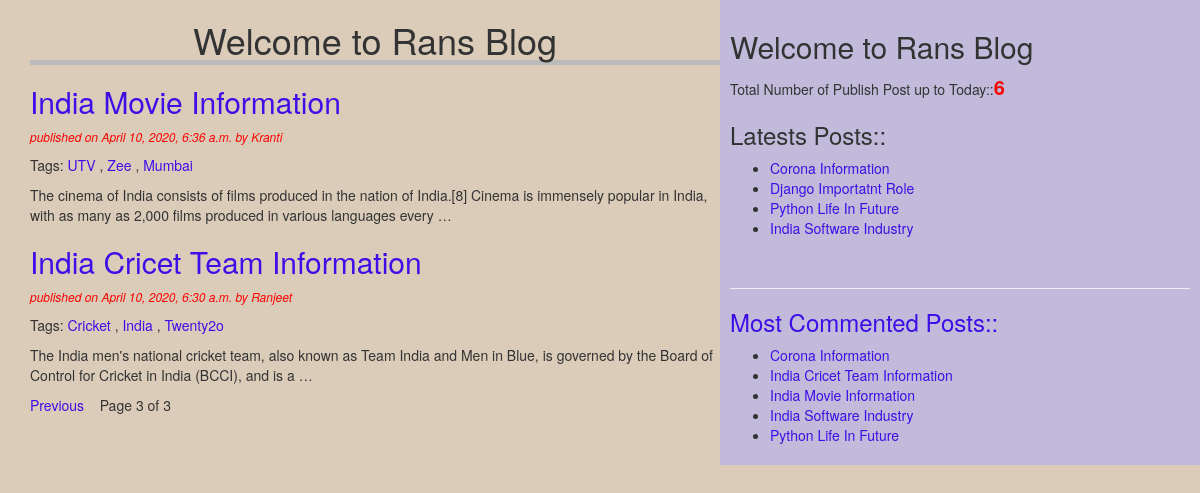
Screenshot of /home/?page=3 with the database file from the repository.
### blog/models.py (models this page shows, shortened)
class Post(models.Model):
    STATUS_CHOICES=(('draft','Draft'),('published','Published' ))
    title=models.CharField(max_length=256)
    slug=models.SlugField(max_length=264,unique_for_date='publish')
    author=models.ForeignKey(User,related_name='blog_posts',on_delete=models.DO_NOTHING)
    body=models.TextField()
    publish=models.DateTimeField(default=timezone.now)
    created=models.DateTimeField(auto_now_add=True)
    updated=models.DateTimeField(auto_now=True)
    status=models.CharField(max_length=10,choices=STATUS_CHOICES,default='draft')
    objects=CustomManager()
    tags=TaggableManager()
    class Meta:
        ordering=('-publish',)

### blog/views.py (the view)
# urls.py: path('home/', views.post_list_view),
def post_list_view(request,tag_slug=None):
    post_list=Post.objects.all()
    tag=None
    if tag_slug:
        tag=get_object_or_404(Tag,slug=tag_slug)
        post_list=post_list.filter(tags__in=[tag])
    paginator=Paginator(post_list,2)
    page_number=request.GET.get('page')
    try:
        post_list=paginator.page(page_number)
    except PageNotAnInteger:
        post_list=paginator.page(1)
    except EmptyPage:
        post_list=paginator.page(paginator.num_pages)
    return render(request,'blog/post_list.html',{'post_list':post_list,'tag':tag})

### blog/models.py (called while the page is built)
    def get_queryset(self):
        return super().get_queryset().filter(status='published')

### blog/templatetags/blog_tags.py (called while the page is built)
@register.simple_tag(name='my_tag')
def total_posts():
    return Post.objects.count()

@register.inclusion_tag('blog/latest_posts123.html')
def show_latest_posts():
    latest_posts=Post.objects.order_by('-publish')[:4]
    return {'latest_posts':latest_posts}

@register.simple_tag
def get_most_commented_posts(count=5):
    return Post.objects.annotate(total_comments=Count('comments')).order_by('-total_comments')[:count]

### template/blog/post_list.html (shortened to what this page needs)
<!DOCTYPE html>
{%extends 'blog/base.html'%}
{%block content%}
    <h1>Welcome to Rans Blog</h1>
    {%for post in post_list%}
      <h2><a href="/detail/{{post.publish.year}}/{{post.publish.month}}/{{post.publish.day}}/{{post.slug}}">{{post.title}}</a></h2>
    <p id='date'>  published on {{post.publish}} by {{post.author|title}}</p>
    <p>Tags:
      {%for tag in post.tags.all%}
        <a href="/home/{{tag.slug}}">{{tag.name}}</a>
      {%if not forloop.last%},{%endif%}
      {%endfor%}
    </p>
    {{post.body|truncatewords:30|linebreaks}}
    {%endfor%}
      {%include 'blog/pagination.html' %}
{%endblock%}

### template/blog/base.html (shortened to what this page needs)
<!DOCTYPE html>
{%load blog_tags%}
{%load static%}
<html lang="en" dir="ltr">
  <head>
    <link rel="stylesheet" href="https://stackpath.bootstrapcdn.com/bootstrap/3.4.1/css/bootstrap.min.css"
>
<link rel="stylesheet" href="{%static "css/blog.css" %}">
  </head>
  <body>
      <div class="content">
        {%block content%}
        {%endblock%}
    </div>
    <div class='sidebar'>
      <h2>Welcome to Rans Blog</h2>
      <p>Total Number of Publish Post up to Today::<span id='pcount'>{%my_tag%}</span></p>
      <h3>Latests Posts::</h3>{%show_latest_posts%} <br>
      <hr>
      <h3>Most Commented Posts::</h3>
      {%get_most_commented_posts as most_commented_posts%}
      <ul>
        {%for post in most_commented_posts%}
        <li><a href="/detail/{{post.publish.year}}/{{post.publish.month}}/{{post.publish.day}}/{{post.slug}}">{{post.title}}</li>
          {%endfor%}
      </ul>
    </div>
  </body>
</html>

### template/blog/latest_posts123.html
<ul>
  {%for post in latest_posts%}
  <li><a href="/detail/{{post.publish.year}}/{{post.publish.month}}/{{post.publish.day}}/{{post.slug}}">{{post.title}}</li>
  {%endfor%}
</ul>

### static/css/blog.css (style rules this page uses)
.content { width: 60%; float:left; padding: 0 0 0 30px; background: #dbccba; }
.sidebar { width: 40%; float: right; padding: 10px; background: #c1badb; }
h1 { text-align: center; border-bottom: 5px solid #bbb; }
body { background-color: #dbccba; }
#pcount { font-size: 20px; color: red; font-weight: bold; }
#date { color: red; font-size: 12px; font-style: italic; }
a { color: #3d0ee8; }

### rows the page displays
Post: title "India Movie Information", publish "April 10, 2020, 6:36 a.m.", author "Kranti", body "The cinema of India consists of films produced in the nation of India.[8] Cinema is immensely popular in India, with as many as 2,000 films produced in various languages every …"
Tag: name "UTV"
Tag: name "Zee"
Tag: name "Mumbai"
Post: title "India Cricet Team Information", publish "April 10, 2020, 6:30 a.m.", author "Ranjeet", body "The India men's national cricket team, also known as Team India and Men in Blue, is governed by the Board of Control for Cricket in India (BCCI), and is a …"
Tag: name "Cricket"
Tag: name "India"
Tag: name "Twenty2o"
Post: title "Corona Information"
Post: title "Django Importatnt Role"
Post: title "Python Life In Future"
Post: title "India Software Industry"

### other values shown
{{ post_list.number }} "3"
{{ post_list.paginator.num_pages }} "3"
